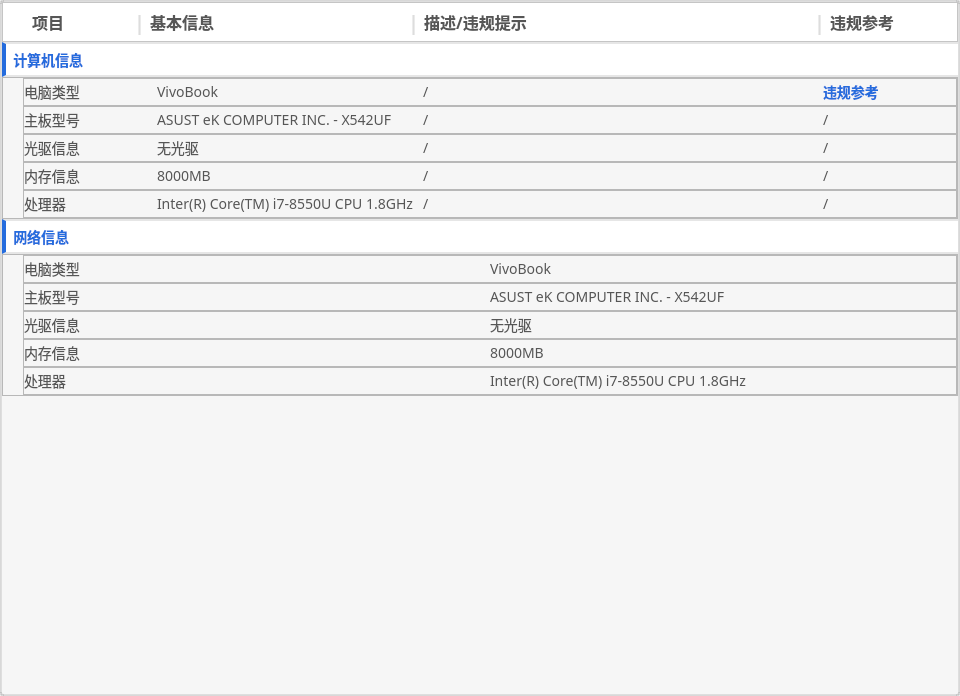
            <widget class="QWidget" name="scrollAreaWidgetContents_3">
             <property name="geometry">
              <rect>
               <x>0</x>
               <y>0</y>
               <width>960</width>
               <height>696</height>
              </rect>
             </property>
             <layout class="QVBoxLayout" name="verticalLayout_16">
              <property name="spacing">
               <number>0</number>
              </property>
              <property name="leftMargin">
               <number>0</number>
              </property>
              <property name="topMargin">
               <number>0</number>
              </property>
              <property name="rightMargin">
               <number>0</number>
              </property>
              <property name="bottomMargin">
               <number>0</number>
              </property>
              <item>
               <widget class="QFrame" name="frame">
                <property name="styleSheet">
                 <string notr="true">QFrame#frame{
border-radius: 3px;
background: #F6F6F6;

border:2px solid rgba(0, 0, 0, 0.1);}</string>
                </property>
                <property name="frameShape">
                 <enum>QFrame::StyledPanel</enum>
                </property>
                <property name="frameShadow">
                 <enum>QFrame::Raised</enum>
                </property>
                <layout class="QVBoxLayout" name="verticalLayout_10">
                 <property name="spacing">
                  <number>0</number>
                 </property>
                 <property name="leftMargin">
                  <number>0</number>
                 </property>
                 <property name="topMargin">
                  <number>0</number>
                 </property>
                 <property name="rightMargin">
                  <number>0</number>
                 </property>
                 <property name="bottomMargin">
                  <number>0</number>
                 </property>
                 <item>
                  <widget class="QFrame" name="frame_2">
                   <property name="styleSheet">
                    <string notr="true">font-family: Microsoft YaHei;
font-style: normal;
font-weight: 600;
font-size: 16px;
line-height: 22px;
background: #FFFFFF;

color: #565656;</string>
                   </property>
                   <property name="frameShape">
                    <enum>QFrame::StyledPanel</enum>
                   </property>
                   <property name="frameShadow">
                    <enum>QFrame::Raised</enum>
                   </property>
                   <layout class="QHBoxLayout" name="horizontalLayout_3" stretch="1,0,2,0,3,0,1">
                    <property name="spacing">
                     <number>0</number>
                    </property>
                    <property name="leftMargin">
                     <number>0</number>
                    </property>
                    <property name="topMargin">
                     <number>5</number>
                    </property>
                    <property name="rightMargin">
                     <number>0</number>
                    </property>
                    <property name="bottomMargin">
                     <number>5</number>
                    </property>
                    <item>
                     <widget class="QLabel" name="label_7">
                      <property name="text">
                       <string>       项目</string>
                      </property>
                     </widget>
                    </item>
                    <item>
                     <widget class="QLabel" name="label_8">
                      <property name="styleSheet">
                       <string notr="true">color:rgba(86, 86, 86, 0.2);
font-size: 20px;
</string>
                      </property>
                      <property name="text">
                       <string>|</string>
                      </property>
                     </widget>
                    </item>
                    <item>
                     <widget class="QLabel" name="label_9">
                      <property name="text">
                       <string> 基本信息</string>
                      </property>
                     </widget>
                    </item>
                    <item>
                     <widget class="QLabel" name="label_11">
                      <property name="styleSheet">
                       <string notr="true">color:rgba(86, 86, 86, 0.2);
font-size: 20px;
</string>
                      </property>
                      <property name="text">
                       <string>|</string>
                      </property>
                     </widget>
                    </item>
                    <item>
                     <widget class="QLabel" name="label_22">
                      <property name="text">
                       <string> 描述/违规提示</string>
                      </property>
                     </widget>
                    </item>
                    <item>
                     <widget class="QLabel" name="label_23">
                      <property name="styleSheet">
                       <string notr="true">color:rgba(86, 86, 86, 0.2);
font-size: 20px;
</string>
                      </property>
                      <property name="text">
                       <string>|</string>
                      </property>
                     </widget>
                    </item>
                    <item>
                     <widget class="QLabel" name="label_24">
                      <property name="text">
                       <string> 违规参考</string>
                      </property>
                     </widget>
                    </item>
                   </layout>
                  </widget>
                 </item>
                 <item>
                  <widget class="QPushButton" name="pushButton_computer_info">
                   <property name="minimumSize">
                    <size>
                     <width>0</width>
                     <height>35</height>
                    </size>
                   </property>
                   <property name="styleSheet">
                    <string notr="true">background: #FFFFFF;
border:2px solid rgba(0, 0, 0, 0.1);
border-left:4px solid #256CDD;
border-right:0px;
font-family: MICsoft YAHEi;
font-style: normal;
font-weight: 500;
font-size: 14px;
line-height: 20px;
/* identical to box height */
color: #256CDD;
text-align : left;</string>
                   </property>
                   <property name="text">
                    <string>  计算机信息</string>
                   </property>
                  </widget>
                 </item>
                 <item>
                  <widget class="QFrame" name="frame_computer_info">
                   <property name="minimumSize">
                    <size>
                     <width>0</width>
                     <height>0</height>
                    </size>
                   </property>
                   <property name="styleSheet">
                    <string notr="true">font-family: Microsoft YaHei;
font-style: normal;
font-weight: 300;
font-size: 14px;
line-height: 20px;
/* identical to box height */


color: #565656;
</string>
                   </property>
                   <property name="frameShape">
                    <enum>QFrame::StyledPanel</enum>
                   </property>
                   <property name="frameShadow">
                    <enum>QFrame::Raised</enum>
                   </property>
                   <layout class="QVBoxLayout" name="verticalLayout_11">
                    <property name="spacing">
                     <number>0</number>
                    </property>
                    <property name="leftMargin">
                     <number>20</number>
                    </property>
                    <property name="topMargin">
                     <number>0</number>
                    </property>
                    <property name="rightMargin">
                     <number>0</number>
                    </property>
                    <property name="bottomMargin">
                     <number>0</number>
                    </property>
                    <item>
                     <widget class="QFrame" name="frame_4">
                      <property name="maximumSize">
                       <size>
                        <width>16777215</width>
                        <height>30</height>
                       </size>
                      </property>
                      <property name="frameShape">
                       <enum>QFrame::StyledPanel</enum>
                      </property>
                      <property name="frameShadow">
                       <enum>QFrame::Raised</enum>
                      </property>
                      <layout class="QHBoxLayout" name="horizontalLayout_4" stretch="1,2,3,1">
                       <property name="spacing">
                        <number>0</number>
                       </property>
                       <property name="leftMargin">
                        <number>0</number>
                       </property>
                       <property name="topMargin">
                        <number>2</number>
                       </property>
                       <property name="rightMargin">
                        <number>0</number>
                       </property>
                       <property name="bottomMargin">
                        <number>2</number>
                       </property>
                       <item>
                        <widget class="QLabel" name="label_12">
                         <property name="text">
                          <string>电脑类型</string>
                         </property>
                        </widget>
                       </item>
                       <item>
                        <widget class="QLabel" name="label_10">
                         <property name="text">
                          <string>VivoBook</string>
                         </property>
                        </widget>
                       </item>
                       <item>
                        <widget class="QLabel" name="label_25">
                         <property name="text">
                          <string>/</string>
                         </property>
                        </widget>
                       </item>
                       <item>
                        <widget class="QLabel" name="label_26">
                         <property name="styleSheet">
                          <string notr="true">font-family: Microsoft YaHei;
font-style: normal;
font-weight: 800;
font-size: 14px;
line-height: 20px;
/* identical to box height */


color: #256CDD;
</string>
                         </property>
                         <property name="text">
                          <string>违规参考</string>
                         </property>
                        </widget>
                       </item>
                      </layout>
                     </widget>
                    </item>
                    <item>
                     <widget class="QFrame" name="frame_5">
                      <property name="maximumSize">
                       <size>
                        <width>16777215</width>
                        <height>30</height>
                       </size>
                      </property>
                      <property name="frameShape">
                       <enum>QFrame::StyledPanel</enum>
                      </property>
                      <property name="frameShadow">
                       <enum>QFrame::Raised</enum>
                      </property>
                      <layout class="QHBoxLayout" name="horizontalLayout_5" stretch="1,2,3,1">
                       <property name="spacing">
                        <number>0</number>
                       </property>
                       <property name="leftMargin">
                        <number>0</number>
                       </property>
                       <property name="topMargin">
                        <number>2</number>
                       </property>
                       <property name="rightMargin">
                        <number>0</number>
                       </property>
                       <property name="bottomMargin">
                        <number>2</number>
                       </property>
                       <item>
                        <widget class="QLabel" name="label_13">
                         <property name="text">
                          <string>主板型号</string>
                         </property>
                        </widget>
                       </item>
                       <item>
                        <widget class="QLabel" name="label_15">
                         <property name="text">
                          <string>ASUST eK COMPUTER INC. - X542UF</string>
                         </property>
                        </widget>
                       </item>
                       <item>
                        <widget class="QLabel" name="label_27">
                         <property name="text">
                          <string>/</string>
                         </property>
                        </widget>
                       </item>
                       <item>
                        <widget class="QLabel" name="label_28">
                         <property name="styleSheet">
                          <string notr="true"/>
                         </property>
                         <property name="text">
                          <string>/</string>
                         </property>
                        </widget>
                       </item>
                      </layout>
                     </widget>
                    </item>
                    <item>
                     <widget class="QFrame" name="frame_6">
                      <property name="maximumSize">
                       <size>
                        <width>16777215</width>
                        <height>30</height>
                       </size>
                      </property>
                      <property name="frameShape">
                       <enum>QFrame::StyledPanel</enum>
                      </property>
                      <property name="frameShadow">
                       <enum>QFrame::Raised</enum>
                      </property>
                      <layout class="QHBoxLayout" name="horizontalLayout_6" stretch="1,2,3,1">
                       <property name="spacing">
                        <number>0</number>
                       </property>
                       <property name="leftMargin">
                        <number>0</number>
                       </property>
                       <property name="topMargin">
                        <number>2</number>
                       </property>
                       <property name="rightMargin">
                        <number>0</number>
                       </property>
                       <property name="bottomMargin">
                        <number>2</number>
                       </property>
                       <item>
                        <widget class="QLabel" name="label_14">
                         <property name="text">
                          <string>光驱信息</string>
                         </property>
                        </widget>
                       </item>
                       <item>
                        <widget class="QLabel" name="label_16">
                         <property name="text">
                          <string>无光驱</string>
                         </property>
                        </widget>
                       </item>
                       <item>
                        <widget class="QLabel" name="label_29">
                         <property name="text">
                          <string>/</string>
                         </property>
                        </widget>
                       </item>
                       <item>
                        <widget class="QLabel" name="label_30">
                         <property name="styleSheet">
                          <string notr="true"/>
                         </property>
                         <property name="text">
                          <string>/</string>
                         </property>
                        </widget>
                       </item>
                      </layout>
                     </widget>
                    </item>
                    <item>
                     <widget class="QFrame" name="frame_7">
                      <property name="maximumSize">
                       <size>
                        <width>16777215</width>
                        <height>30</height>
                       </size>
                      </property>
                      <property name="frameShape">
                       <enum>QFrame::StyledPanel</enum>
                      </property>
                      <property name="frameShadow">
                       <enum>QFrame::Raised</enum>
                      </property>
                      <layout class="QHBoxLayout" name="horizontalLayout_7" stretch="1,2,3,1">
                       <property name="spacing">
                        <number>0</number>
                       </property>
                       <property name="leftMargin">
                        <number>0</number>
                       </property>
                       <property name="topMargin">
                        <number>2</number>
                       </property>
                       <property name="rightMargin">
                        <number>0</number>
                       </property>
                       <property name="bottomMargin">
                        <number>2</number>
                       </property>
                       <item>
                        <widget class="QLabel" name="label_17">
                         <property name="text">
                          <string>内存信息</string>
                         </property>
                        </widget>
                       </item>
                       <item>
                        <widget class="QLabel" name="label_18">
                         <property name="text">
                          <string>8000MB</string>
                         </property>
                        </widget>
                       </item>
                       <item>
                        <widget class="QLabel" name="label_31">
                         <property name="text">
                          <string>/</string>
                         </property>
                        </widget>
                       </item>
                       <item>
                        <widget class="QLabel" name="label_32">
                         <property name="styleSheet">
                          <string notr="true"/>
                         </property>
                         <property name="text">
                          <string>/</string>
                         </property>
                        </widget>
                       </item>
                      </layout>
                     </widget>
                    </item>
                    <item>
                     <widget class="QFrame" name="frame_8">
                      <property name="maximumSize">
                       <size>
                        <width>16777215</width>
                        <height>30</height>
                       </size>
                      </property>
                      <property name="frameShape">
                       <enum>QFrame::StyledPanel</enum>
                      </property>
                      <property name="frameShadow">
                       <enum>QFrame::Raised</enum>
                      </property>
                      <layout class="QHBoxLayout" name="horizontalLayout_8" stretch="1,2,3,1">
                       <property name="spacing">
                        <number>0</number>
                       </property>
                       <property name="leftMargin">
                        <number>0</number>
                       </property>
                       <property name="topMargin">
                        <number>2</number>
                       </property>
                       <property name="rightMargin">
                        <number>0</number>
                       </property>
                       <property name="bottomMargin">
                        <number>2</number>
                       </property>
                       <item>
                        <widget class="QLabel" name="label_19">
                         <property name="text">
                          <string>处理器</string>
                         </property>
                        </widget>
                       </item>
                       <item>
                        <widget class="QLabel" name="label_20">
                         <property name="text">
                          <string>Inter(R) Core(TM) i7-8550U CPU 1.8GHz</string>
                         </property>
                        </widget>
                       </item>
                       <item>
                        <widget class="QLabel" name="label_33">
                         <property name="text">
                          <string>/</string>
                         </property>
                        </widget>
                       </item>
                       <item>
                        <widget class="QLabel" name="label_34">
                         <property name="styleSheet">
                          <string notr="true"/>
                         </property>
                         <property name="text">
                          <string>/</string>
                         </property>
                        </widget>
                       </item>
                      </layout>
                     </widget>
                    </item>
                   </layout>
                  </widget>
                 </item>
                 <item>
                  <widget class="QPushButton" name="pushButton_net_info">
                   <property name="minimumSize">
                    <size>
                     <width>0</width>
                     <height>35</height>
                    </size>
                   </property>
                   <property name="styleSheet">
                    <string notr="true">background: #FFFFFF;
border:2px solid rgba(0, 0, 0, 0.1);
border-left:4px solid #256CDD;
border-right:0px;
font-family: MICsoft YAHEi;
font-style: normal;
font-weight: 500;
font-size: 14px;
line-height: 20px;
/* identical to box height */
color: #256CDD;
text-align : left;</string>
                   </property>
                   <property name="text">
                    <string>  网络信息</string>
                   </property>
                  </widget>
                 </item>
                 <item>
                  <widget class="QFrame" name="frame_net_info">
                   <property name="minimumSize">
                    <size>
                     <width>0</width>
                     <height>0</height>
                    </size>
                   </property>
                   <property name="styleSheet">
                    <string notr="true">font-family: Microsoft YaHei;
font-style: normal;
font-weight: 300;
font-size: 14px;
line-height: 20px;
/* identical to box height */


color: #565656;
</string>
                   </property>
                   <property name="frameShape">
                    <enum>QFrame::StyledPanel</enum>
                   </property>
                   <property name="frameShadow">
                    <enum>QFrame::Raised</enum>
                   </property>
                   <layout class="QVBoxLayout" name="verticalLayout_19">
                    <property name="spacing">
                     <number>0</number>
                    </property>
                    <property name="leftMargin">
                     <number>20</number>
                    </property>
                    <property name="topMargin">
                     <number>0</number>
                    </property>
                    <property name="rightMargin">
                     <number>0</number>
                    </property>
                    <property name="bottomMargin">
                     <number>0</number>
                    </property>
                    <item>
                     <widget class="QFrame" name="frame_28">
                      <property name="maximumSize">
                       <size>
                        <width>16777215</width>
                        <height>30</height>
                       </size>
                      </property>
                      <property name="frameShape">
                       <enum>QFrame::StyledPanel</enum>
                      </property>
                      <property name="frameShadow">
                       <enum>QFrame::Raised</enum>
                      </property>
                      <layout class="QHBoxLayout" name="horizontalLayout_26">
                       <property name="spacing">
                        <number>0</number>
                       </property>
                       <property name="leftMargin">
                        <number>0</number>
                       </property>
                       <property name="topMargin">
                        <number>2</number>
                       </property>
                       <property name="rightMargin">
                        <number>0</number>
                       </property>
                       <property name="bottomMargin">
                        <number>2</number>
                       </property>
                       <item>
                        <widget class="QLabel" name="label_54">
                         <property name="text">
                          <string>电脑类型</string>
                         </property>
                        </widget>
                       </item>
                       <item>
                        <widget class="QLabel" name="label_55">
                         <property name="text">
                          <string>VivoBook</string>
                         </property>
                        </widget>
                       </item>
                      </layout>
                     </widget>
                    </item>
                    <item>
                     <widget class="QFrame" name="frame_29">
                      <property name="maximumSize">
                       <size>
                        <width>16777215</width>
                        <height>30</height>
                       </size>
                      </property>
                      <property name="frameShape">
                       <enum>QFrame::StyledPanel</enum>
                      </property>
                      <property name="frameShadow">
                       <enum>QFrame::Raised</enum>
                      </property>
                      <layout class="QHBoxLayout" name="horizontalLayout_27">
                       <property name="spacing">
                        <number>0</number>
                       </property>
                       <property name="leftMargin">
                        <number>0</number>
                       </property>
                       <property name="topMargin">
                        <number>2</number>
                       </property>
                       <property name="rightMargin">
                        <number>0</number>
                       </property>
                       <property name="bottomMargin">
                        <number>2</number>
                       </property>
                       <item>
                        <widget class="QLabel" name="label_56">
                         <property name="text">
                          <string>主板型号</string>
                         </property>
                        </widget>
                       </item>
                       <item>
                        <widget class="QLabel" name="label_57">
                         <property name="text">
                          <string>ASUST eK COMPUTER INC. - X542UF</string>
                         </property>
                        </widget>
                       </item>
                      </layout>
                     </widget>
                    </item>
                    <item>
                     <widget class="QFrame" name="frame_30">
                      <property name="maximumSize">
                       <size>
                        <width>16777215</width>
                        <height>30</height>
                       </size>
                      </property>
                      <property name="frameShape">
                       <enum>QFrame::StyledPanel</enum>
                      </property>
                      <property name="frameShadow">
                       <enum>QFrame::Raised</enum>
                      </property>
                      <layout class="QHBoxLayout" name="horizontalLayout_28">
                       <property name="spacing">
                        <number>0</number>
                       </property>
                       <property name="leftMargin">
                        <number>0</number>
                       </property>
                       <property name="topMargin">
                        <number>2</number>
                       </property>
                       <property name="rightMargin">
                        <number>0</number>
                       </property>
                       <property name="bottomMargin">
                        <number>2</number>
                       </property>
                       <item>
                        <widget class="QLabel" name="label_58">
                         <property name="text">
                          <string>光驱信息</string>
                         </property>
                        </widget>
                       </item>
                       <item>
                        <widget class="QLabel" name="label_59">
                         <property name="text">
                          <string>无光驱</string>
                         </property>
                        </widget>
                       </item>
                      </layout>
                     </widget>
                    </item>
                    <item>
                     <widget class="QFrame" name="frame_31">
                      <property name="maximumSize">
                       <size>
                        <width>16777215</width>
                        <height>30</height>
                       </size>
                      </property>
                      <property name="frameShape">
                       <enum>QFrame::StyledPanel</enum>
                      </property>
                      <property name="frameShadow">
                       <enum>QFrame::Raised</enum>
                      </property>
                      <layout class="QHBoxLayout" name="horizontalLayout_29">
                       <property name="spacing">
                        <number>0</number>
                       </property>
                       <property name="leftMargin">
                        <number>0</number>
                       </property>
                       <property name="topMargin">
                        <number>2</number>
                       </property>
                       <property name="rightMargin">
                        <number>0</number>
                       </property>
                       <property name="bottomMargin">
                        <number>2</number>
                       </property>
                       <item>
                        <widget class="QLabel" name="label_60">
                         <property name="text">
                          <string>内存信息</string>
                         </property>
                        </widget>
                       </item>
                       <item>
                        <widget class="QLabel" name="label_61">
                         <property name="text">
                          <string>8000MB</string>
                         </property>
                        </widget>
                       </item>
                      </layout>
                     </widget>
                    </item>
                    <item>
                     <widget class="QFrame" name="frame_32">
                      <property name="maximumSize">
                       <size>
                        <width>16777215</width>
                        <height>30</height>
                       </size>
                      </property>
                      <property name="frameShape">
                       <enum>QFrame::StyledPanel</enum>
                      </property>
                      <property name="frameShadow">
                       <enum>QFrame::Raised</enum>
                      </property>
                      <layout class="QHBoxLayout" name="horizontalLayout_30">
                       <property name="spacing">
                        <number>0</number>
                       </property>
                       <property name="leftMargin">
                        <number>0</number>
                       </property>
                       <property name="topMargin">
                        <number>2</number>
                       </property>
                       <property name="rightMargin">
                        <number>0</number>
                       </property>
                       <property name="bottomMargin">
                        <number>2</number>
                       </property>
                       <item>
                        <widget class="QLabel" name="label_62">
                         <property name="text">
                          <string>处理器</string>
                         </property>
                        </widget>
                       </item>
                       <item>
                        <widget class="QLabel" name="label_63">
                         <property name="text">
                          <string>Inter(R) Core(TM) i7-8550U CPU 1.8GHz</string>
                         </property>
                        </widget>
                       </item>
                      </layout>
                     </widget>
                    </item>
                   </layout>
                  </widget>
                 </item>
                 <item>
                  <spacer name="verticalSpacer_2">
                   <property name="orientation">
                    <enum>Qt::Vertical</enum>
                   </property>
                   <property name="sizeHint" stdset="0">
                    <size>
                     <width>20</width>
                     <height>316</height>
                    </size>
                   </property>
                  </spacer>
                 </item>
                </layout>
               </widget>
              </item>
             </layout>
            </widget>
